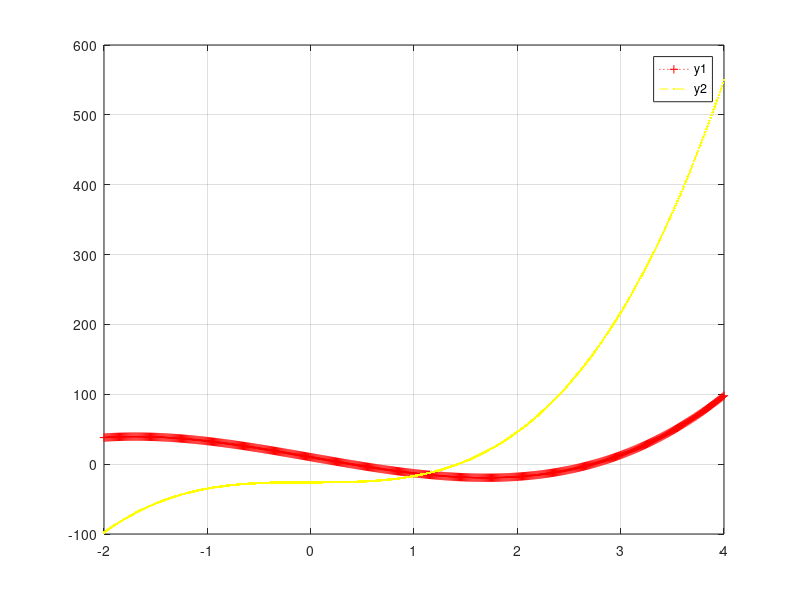
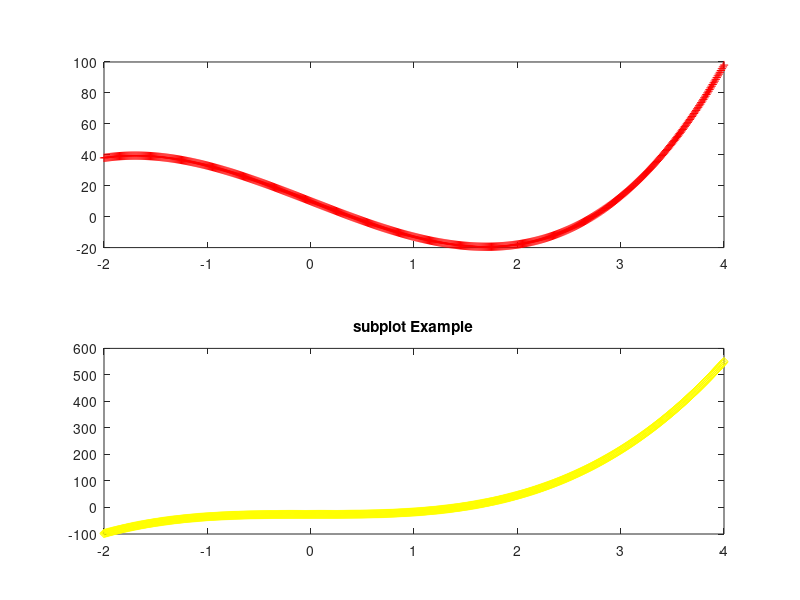

The MATLAB script that drew these images, in order:
clc, clear, close all
x=[-2:0.01:4];
y1=3*x.^3-26*x+10;
y2=9*x.^3-26;
plot(x,y1,'r:+',x,y2,'--y.'),grid
legend('y1','y2')

figure
subplot(2,1,1),plot(x,y1,'r:+');
subplot(2,1,2),plot(x,y2,'--yd');
title('subplot Example');
